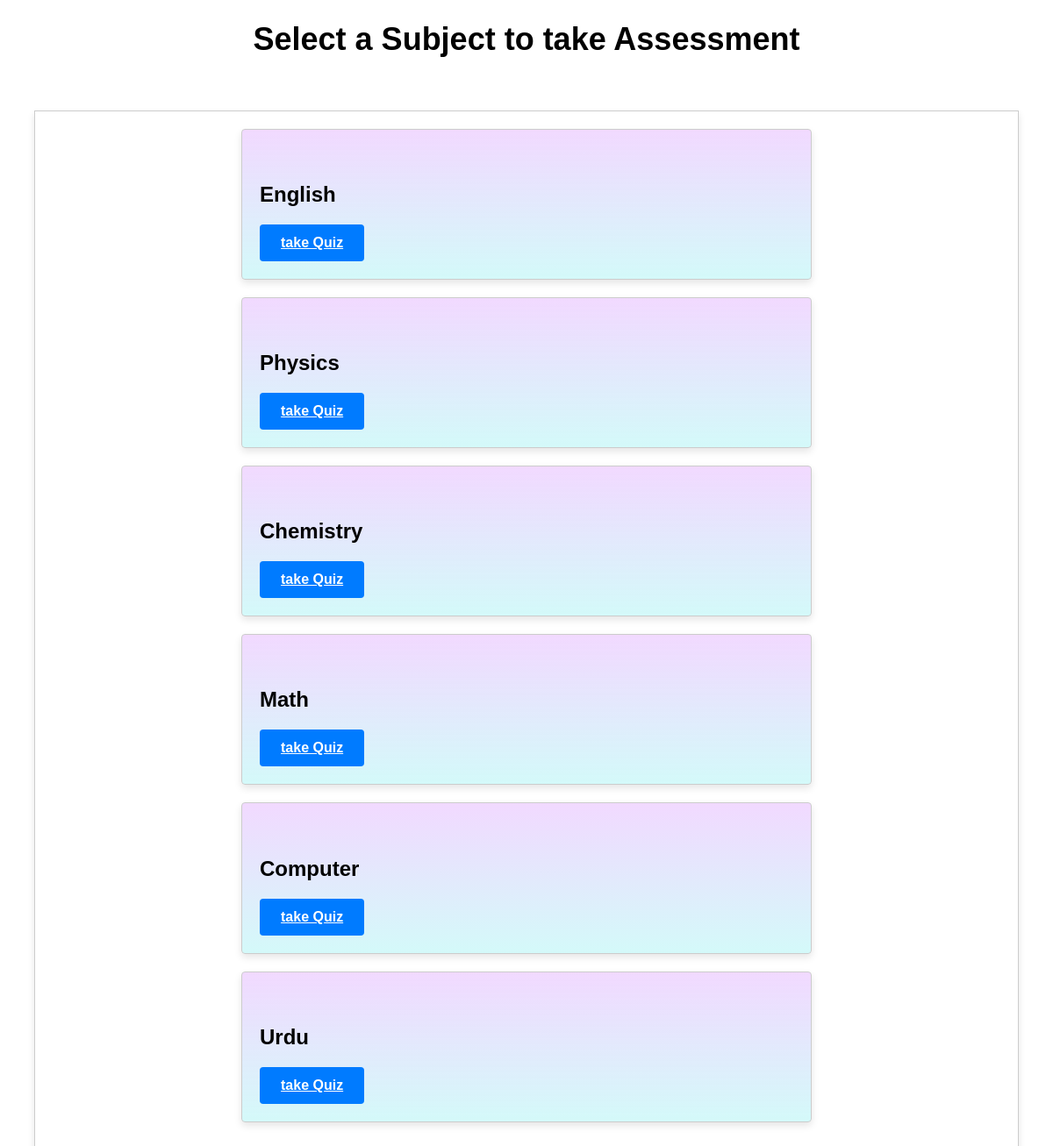
The page /tsa.php on the database its author committed.
### tables this page shows
CREATE TABLE `tblsubjects` (
  `id` int(11) NOT NULL,
  `subject` varchar(50) NOT NULL,
  `passing_criteria` float NOT NULL
);

### tsa.php (the view)
<?php
include('./dbcon.php');
$sql = "SELECT * FROM tblsubjects";
$result = mysqli_query($con, $sql);
$subjects = mysqli_fetch_all($result, MYSQLI_ASSOC);
?>
<!DOCTYPE html>
<html>
<head>
<link href="./css/tsa_style_t.css"rel="stylesheet">
</head>
<body>
<h1>Select a Subject to take Assessment</h1>
  <div class="container ">
    <div class="row ">
      <?php foreach ($subjects as $subject): ?>
        <div class="col-md-4 mt-4">
          <div class="card">
            <div class="card-body">
              <h5 class="card-title "><?php echo $subject['subject']; ?></h5>
              <a href="Tsa_as.php?subject_id=<?php echo $subject['id']; ?>" class="btn btn-primary">take Quiz</a>
            </div>
          </div>
        </div>
      <?php endforeach; ?>
    </div>
  </div>
</body>
</html>

### css/tsa_style_t.css (style rules this page uses)
body { font-family: Arial, sans-serif; margin: 0; padding: 0; }
.container { background-color: #ffffff; max-width: 90%; margin: 0 auto; margin-top: 5%; padding: 20px; border: 1px solid #ccc; box-shadow: 0 4px 8px rgba(0, 0, 0, 0.1); justify-content: center; animation: fadeIn 0.5s ease; }
h1 { font-size: 36px; font-weight: bold; margin-bottom: 20px; text-align: center; animation: scaleIn 0.5s ease; }
.btn { display: inline-block; font-size: 16px; font-weight: bold; text-align: center; padding: 12px 24px; border: none; border-radius: 4px; cursor: pointer; transition: background-color 0.3s ease; animation: fadeIn 0.5s ease; }
.btn-primary { background-color: #007bff; color: #fff; }
.card { border: 1px solid #ccc; max-width: 60%; border-radius: 4px; box-shadow: 0 4px 8px rgba(0, 0, 0, 0.1); background: linear-gradient(rgba(240, 213, 255, 0.9), rgba(201, 248, 248, 0.8)); margin: 0 auto; animation: slideInRight 0.5s ease; }
.card-body { padding: 20px; }
.card-title { font-size: 24px; font-weight: bold; margin-bottom: 20px; }
.row { margin: 0 -10px; }
.col-md-4 { padding: 0 10px; margin-bottom: 20px; }

### rows shown on the page
tblsubjects: subject "English"
tblsubjects: subject "Physics"
tblsubjects: subject "Chemistry"
tblsubjects: subject "Math"
tblsubjects: subject "Computer"
tblsubjects: subject "Urdu"
